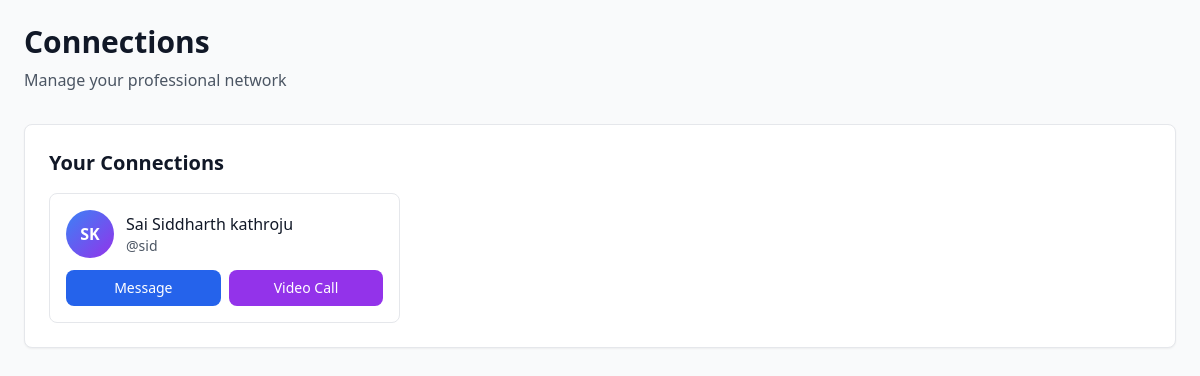
Screenshot of /connections/ (signed in) with the database file from the repository.
### main/models.py (models this page shows, shortened)
class Connection(models.Model):
    STATUS_CHOICES = [
        ('pending', 'Pending'),
        ('accepted', 'Accepted'),
        ('rejected', 'Rejected'),
    ]
    sender = models.ForeignKey(User, on_delete=models.CASCADE, related_name='sent_connections')
    receiver = models.ForeignKey(User, on_delete=models.CASCADE, related_name='received_connections')
    status = models.CharField(max_length=10, choices=STATUS_CHOICES, default='pending')
    message = models.TextField(blank=True, help_text="Connection request message")
    created_at = models.DateTimeField(auto_now_add=True)
    updated_at = models.DateTimeField(auto_now=True)
    class Meta:
        unique_together = ['sender', 'receiver']
        ordering = ['-created_at']

### main/views.py (the view)
# urls.py: path('connections/', views.connections, name='connections'),
@login_required
def connections(request):
    accepted_connections = Connection.objects.filter(
        (Q(sender=request.user) | Q(receiver=request.user)),
        status='accepted'
    )
    pending_received = Connection.objects.filter(receiver=request.user, status='pending')
    pending_sent = Connection.objects.filter(sender=request.user, status='pending')
    context = {
        'accepted_connections': accepted_connections,
        'pending_received': pending_received,
        'pending_sent': pending_sent,
    }
    return render(request, 'main/connections.html', context)

### main/context_processors.py (called while the page is built)
def unread_messages_count(request):
    if request.user.is_authenticated:
        unread_count = DirectMessage.objects.filter(
            receiver=request.user,
            is_read=False
        ).count()
        return {'unread_messages_count': unread_count}
    return {'unread_messages_count': 0}

### templates/main/connections.html (shortened to what this page needs)
{% extends 'main/base_with_sidebar.html' %}
{% block content %}
<div class="p-6">
    <div class="mb-8">
        <h1 class="text-3xl font-bold text-gray-900 mb-2">Connections</h1>
        <p class="text-gray-600">Manage your professional network</p>
    </div>
    <div class="bg-white rounded-lg shadow-sm border border-gray-200 p-6">
        <h2 class="text-xl font-semibold text-gray-900 mb-4">Your Connections</h2>
        {% if accepted_connections %}
            <div class="grid grid-cols-1 md:grid-cols-2 lg:grid-cols-3 gap-6">
                {% for connection in accepted_connections %}
                    {% if connection.sender == request.user %}
                        {% with user=connection.receiver %}
                            <div class="border border-gray-200 rounded-lg p-4 hover:shadow-md transition-shadow">
                                <div class="flex items-center mb-3">
                                    {% if user.userprofile.avatar %}
                                        <img src="{{ user.userprofile.avatar.url }}" alt="{{ user.get_full_name }}" class="w-12 h-12 rounded-full object-cover mr-3">
                                    {% else %}
                                        <div class="w-12 h-12 bg-gradient-to-br from-blue-500 to-purple-600 rounded-full flex items-center justify-center text-white font-bold mr-3">
                                            {{ user.first_name|first|upper }}{{ user.last_name|first|upper }}
                                        </div>
                                    {% endif %}
                                    <div>
                                        <h3 class="font-medium text-gray-900">{{ user.get_full_name }}</h3>
                                        <p class="text-sm text-gray-600">@{{ user.username }}</p>
                                    </div>
                                </div>
                                <div class="flex space-x-2">
                                    <a href="{% url 'direct_message' user.id %}" class="flex-1 bg-blue-600 text-white text-center py-2 rounded-lg text-sm font-medium hover:bg-blue-700 transition-colors">
                                        Message
                                    </a>
                                    <a href="{% url 'schedule_video_call' user.id %}" class="flex-1 bg-purple-600 text-white text-center py-2 rounded-lg text-sm font-medium hover:bg-purple-700 transition-colors">
                                        Video Call
                                    </a>
                                </div>
                            </div>
                        {% endwith %}
                    {% else %}
                        {% with user=connection.sender %}
                            <div class="border border-gray-200 rounded-lg p-4 hover:shadow-md transition-shadow">
                                <div class="flex items-center mb-3">
                                    {% if user.userprofile.avatar %}
                                        <img src="{{ user.userprofile.avatar.url }}" alt="{{ user.get_full_name }}" class="w-12 h-12 rounded-full object-cover mr-3">
                                    {% else %}
                                        <div class="w-12 h-12 bg-gradient-to-br from-blue-500 to-purple-600 rounded-full flex items-center justify-center text-white font-bold mr-3">
                                            {{ user.first_name|first|upper }}{{ user.last_name|first|upper }}
                                        </div>
                                    {% endif %}
                                    <div>
                                        <h3 class="font-medium text-gray-900">{{ user.get_full_name }}</h3>
                                        <p class="text-sm text-gray-600">@{{ user.username }}</p>
                                    </div>
                                </div>
                                <div class="flex space-x-2">
                                    <a href="{% url 'direct_message' user.id %}" class="flex-1 bg-blue-600 text-white text-center py-2 rounded-lg text-sm font-medium hover:bg-blue-700 transition-colors">
                                        Message
                                    </a>
                                    <a href="{% url 'schedule_video_call' user.id %}" class="flex-1 bg-purple-600 text-white text-center py-2 rounded-lg text-sm font-medium hover:bg-purple-700 transition-colors">
                                        Video Call
                                    </a>
                                </div>
                            </div>
                        {% endwith %}
                    {% endif %}
                {% endfor %}
            </div>
        {% endif %}
    </div>
</div>
{% endblock %}

### rows the page displays
Connection: sender.first_name|first "S", sender.last_name|first "K", sender.get_full_name "Sai Siddharth kathroju", sender.username "sid"
